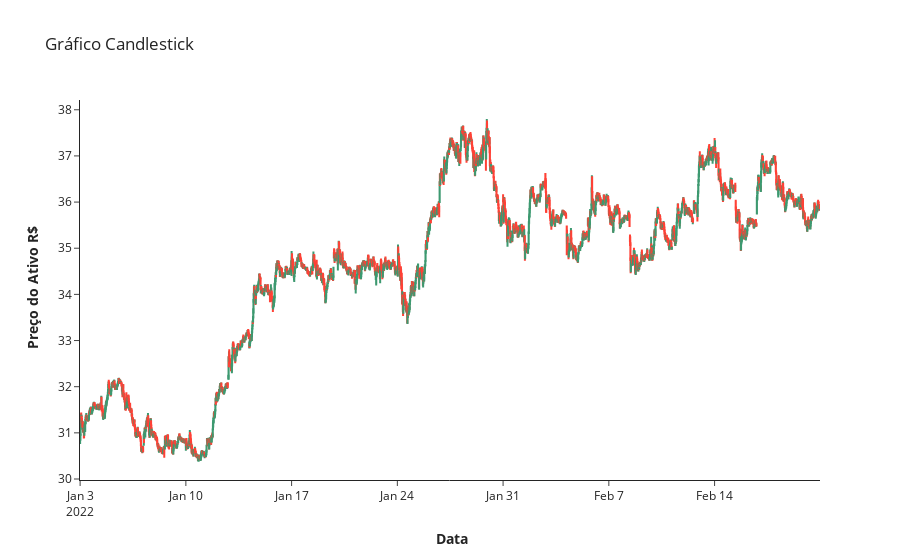

Notebook code cell kept with this figure:
### Markdown cell above
O uso de bibliotecas mais potentes para vizualização gráfica.<br/>
Usando a Plotly, produziremos um gráfico de candlesticks, filtrando finais de semana, horas sem pregão para determinado ativo e feriados (filtros específicos podem ser feitos separadamente)<br/>
Note que o gráfico é interativo

### Code cell
fig_cotacoes = go.Figure(data=[go.Candlestick(name='PETR3', x= cotacoes_df.index, open=cotacoes_df['open'], high=cotacoes_df['high'], low=cotacoes_df['low'], close=cotacoes_df['close'])])

fig_cotacoes.update_xaxes(title_text='<b> Data',
                          rangebreaks=[
                              dict(bounds=["sat", "mon"]), #não mostra finais de semana
                              dict(bounds=[18, 10], pattern="hour"), #não mostra horas de pregão fechado
                              dict(values=['2021-12-25', '2022-01-01', '2022-01-02'])#recesso de natal e ano novo
    
])

fig_cotacoes.update_yaxes(title_text="<b> Preço do Ativo R$")
fig_cotacoes.update_layout(xaxis_rangeslider_visible=False, title_text='Gráfico Candlestick', template='simple_white')
fig_cotacoes.show()

### Figure 1 — Plotly figure (JSON) as saved in the notebook; plotly's stock layout.template omitted (floating-point values rounded to 4 significant figures; data arrays with more than 128 entries replaced by an {"elided": "..."} marker saying what was removed)
{"data": [{"close": {"elided": "3312 float values"}, "high": {"elided": "3312 float values"}, "low": {"elided": "3312 float values"}, "name": "PETR3", "open": {"elided": "3312 float values"}, "type": "candlestick", "x": {"elided": "3312 str values"}}], "layout": {"title": {"text": "Gráfico Candlestick"}, "xaxis": {"rangebreaks": [{"bounds": ["sat", "mon"]}, {"bounds": [18, 10], "pattern": "hour"}, {"values": ["2021-12-25", "2022-01-01", "2022-01-02"]}], "rangeslider": {"visible": false}, "title": {"text": "<b> Data"}}, "yaxis": {"title": {"text": "<b> Preço do Ativo R$"}}}}
